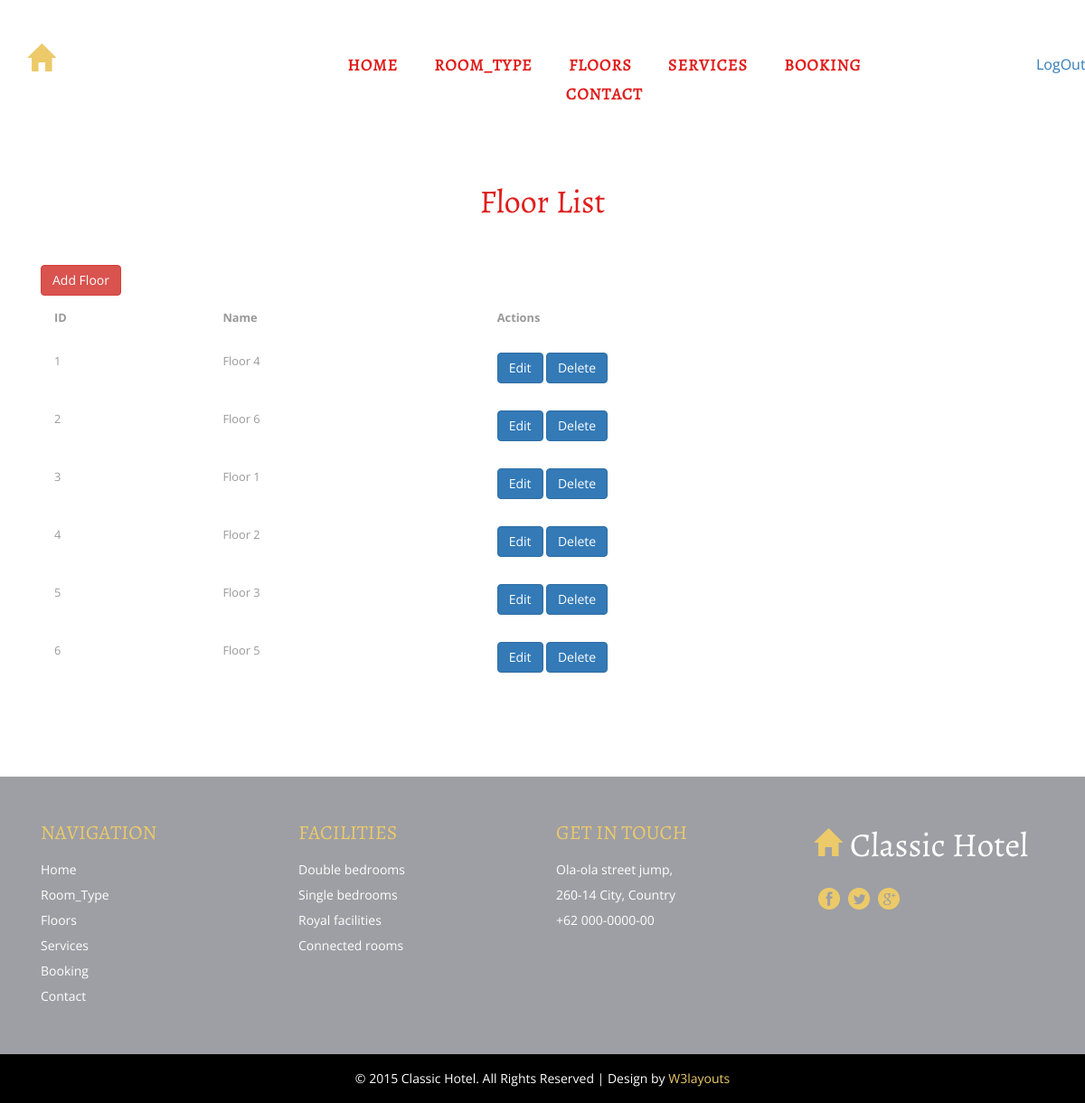
Screenshot of /floor (signed in) with the database file from the repository.
### poonam/models.py (models this page shows)
class floor(models.Model):
    floor_name = models.IntegerField(unique=True)

### poonam/views.py (the view)
# urls.py: path('floor', views.all_floors, name="floor"),
@login_required(login_url="/login")
def all_floors(request):
    floors = floor.objects.all()
    return render(request, 'poonam/floors.html', {'floors': floors})

### poonam/templates/poonam/floors.html (shortened to what this page needs)
{% extends 'poonam/layout.html' %}
{% block body %}
<div class="welcome">
	<div class="container">
		<h2 class="tittle-one">Floor List</h2>
        <div class="container">
            <a href="{% url 'add_floor' %}" class="btn btn-danger">Add Floor</a>
			<table class="table" >
                <tr>
                    <th>ID</th>
                    <th>Name</th>
                    <th>Actions</th>
                </tr>
                {% for i in floors %}
                    <tr>
                        <td>{{i.id}}</td>
                        <td>Floor {{i.floor_name}}</td>
                        <td>
                            <a href="{% url 'edit_floor' i.id %}" class="btn btn-primary">Edit</a>
                            <a href="{% url 'delete_floor' i.id %}" class="btn btn-primary">Delete</a>
                        </td>
                    </tr>
                {% endfor %}
            </table>
		</div>
	</div>
</div>
{% endblock %}

### poonam/static/assets/css/style.css (style rules this page uses)
html, body { margin:0; font-size: 100%; font-family: 'Open Sans', sans-serif; background: #FFf; }
body a { text-decoration:none; transition:0.5s all; -webkit-transition:0.5s all; -moz-transition:0.5s all; -o-transition:0.5s all; -ms-transition:0.5s all; }
h1,h2,h3,h4,h5,h6 { margin:0; }
h3.tittle,h2.tittle-one { margin-bottom:50px; color:#DF1E1C; font-size:36px; font-family: 'Alegreya-Regular'; text-align:center; }
.welcome,.facilities,.feature-serv ,#gallery ,.about,.vision,.staff,.typrography,.contact,.booking,.single-page,.search-page { padding:80px 0; }
.table td, .table>tbody>tr>td, .table>tbody>tr>th, .table>tfoot>tr>td, .table>tfoot>tr>th, .table>thead>tr>td, .table>thead>tr>th { padding: 15px!important; }
.table > thead > tr > th, .table > tbody > tr > th, .table > tfoot > tr > th, .table > thead > tr > td, .table > tbody > tr > td, .table > tfoot > tr > td { font-size: 0.8em; color: #999; }
.table > thead > tr > th, .table > tbody > tr > th, .table > tfoot > tr > th, .table > thead > tr > td, .table > tbody > tr > td, .table > tfoot > tr > td { border-top: none !important; }

### poonam/static/assets/css/chocolat.css (style rules this page uses)
body { margin:0; padding:0; }

### rows the page displays
floor: id "1", floor_name "4"
floor: id "2", floor_name "6"
floor: id "3", floor_name "1"
floor: id "4", floor_name "2"
floor: id "5", floor_name "3"
floor: id "6", floor_name "5"
